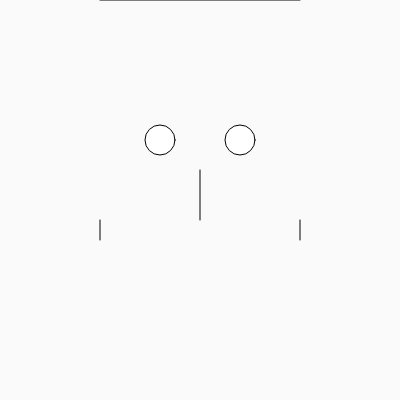
Frame 1 (no input)
Frame 60 (no input): identical to frame 1, image omitted
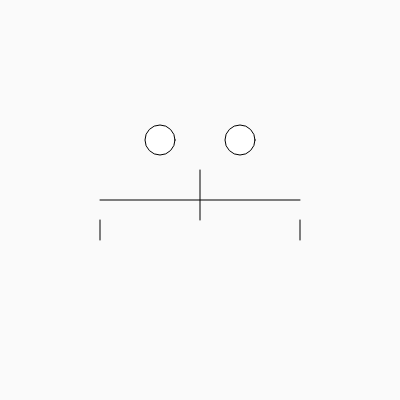
Frame 120 (the mouse pressed at the canvas centre since frame 60)

The p5.js sketch that drew these frames (run headless with seeded random() and noise() and a simulated clock; from frame 60 on, the mouse is pressed at the canvas centre):

// p5.js sketch
// ── sketch.js
function setup() {
  createCanvas(400, 400);
}

function draw() {
  background(250);
  translate(0, 120)
  //Eyes
  circle(160,20,30)
  circle(240,20,30)
  
  //Nose
  line(200, 50, 200, 100)
  
  //Mouth container
  line(100, 120, 100, 100)
  line(300, 120, 300, 100)
  
  //Mouth
  translate(0, -120)
  line(100, mouseY, 300, mouseY)
}
